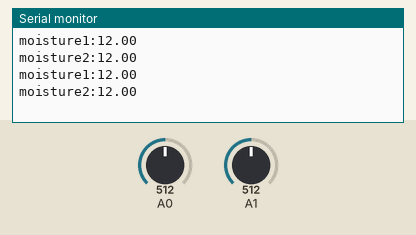
This sketch was run on a simulated Arduino Uno, built with avr-gcc and run on an emulated ATmega328P. On the bench: the last lines printed to the serial monitor. Inputs (shaded band) come from the test bench; at power-on: A0 = 512, A1 = 512.

Above: at 5.0 s.
5.1 s: A0 set to 716
At 8.9 s:
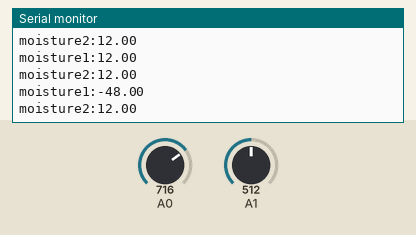
10.3 s: A1 set to 716
At 13.3 s:
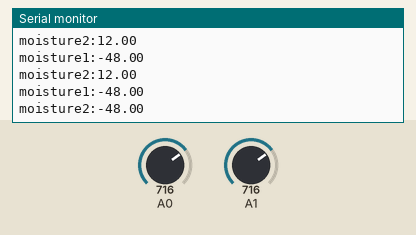
15.5 s: A0 set to 900
At 17.8 s:
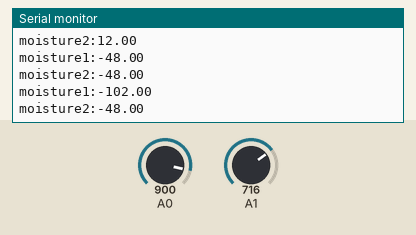
20.7 s: A1 set to 900
At 22.2 s:
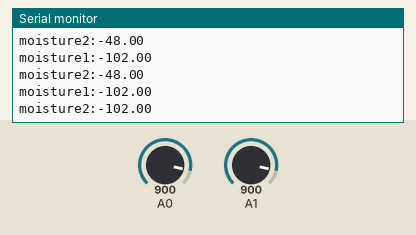
Timing chart, 0 to 23.7 s (numbered marks = the images above; inputs shaded):
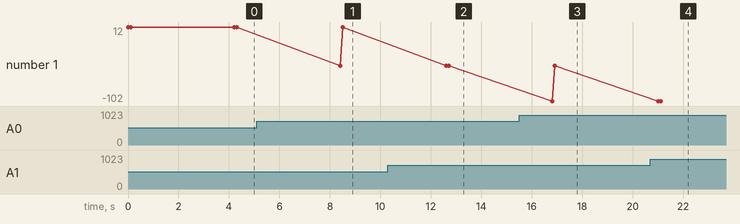

The sketch:

soil_moisture.ino
```cpp
#define wet 209
#define dry  550
void setup(){
  Serial.begin(9600);
}
void loop(){
  int sensor_value=analogRead(A0);
  float moisture=map(sensor_value,wet,dry,100,0);
  Serial.println("moisture1:"+String(moisture));
  delay(100);
  sensor_value=analogRead(A1);
  moisture=map(sensor_value,wet,dry,100,0);
  Serial.println("moisture2:"+String(moisture));
  delay(100);
  delay(4000);


}
```

Measured:
- after the input at 5.1 s, the serial monitor: prints a new line after 3.3 s (image 1)
- after the input at 10.3 s, the serial monitor: prints a new line after 2.4 s (image 2)
- after the input at 15.5 s, the serial monitor: prints a new line after 1.3 s (image 3)
- after the input at 20.7 s, the serial monitor: prints a new line after 0.41 s (image 4)
